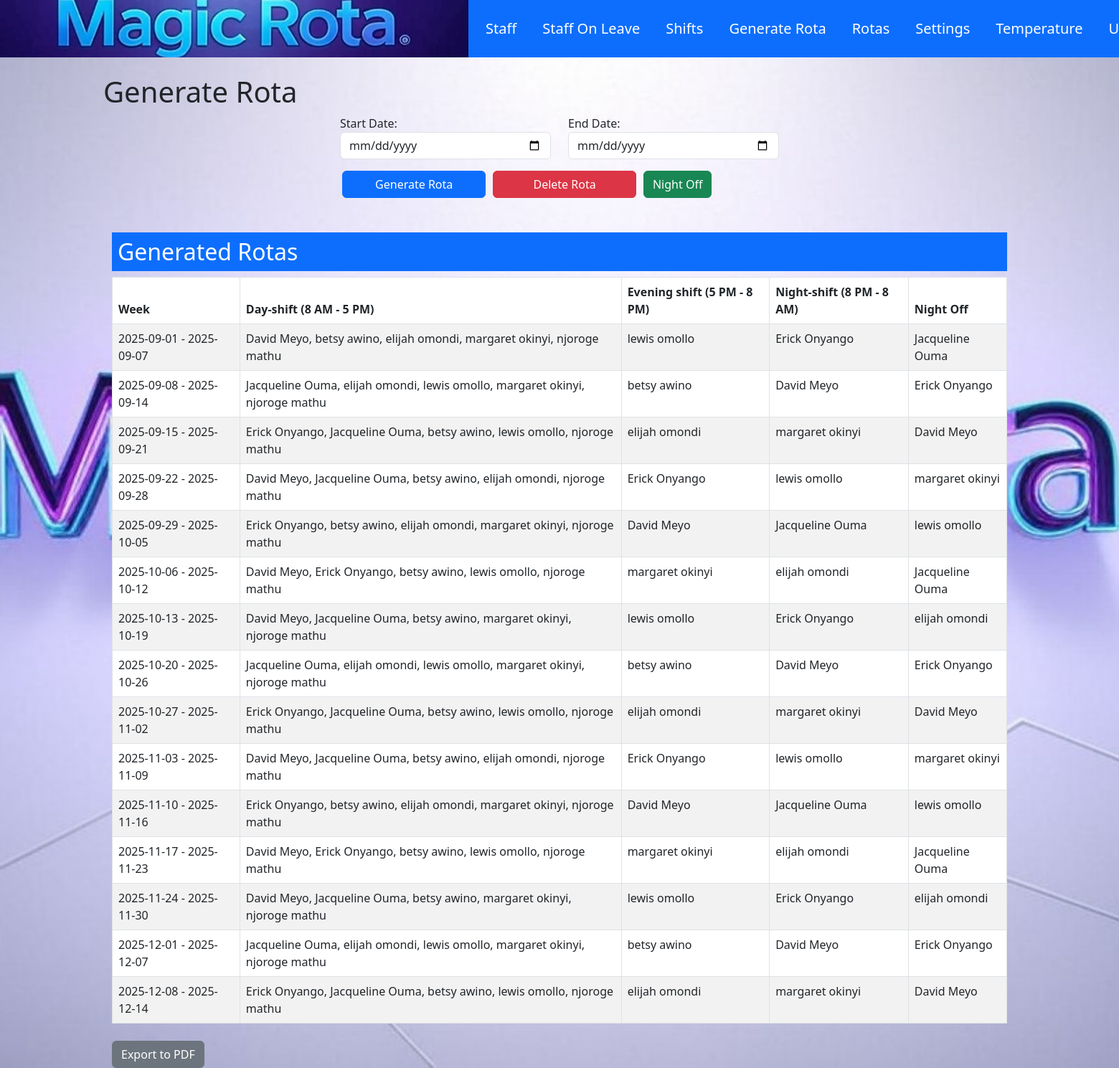
Page /generate_rota (signed in) on the committed database.
### models/models.py (models this page shows)
class Rota(db.Model):
    __tablename__ = 'rotas'
    id = db.Column(db.Integer, primary_key=True, autoincrement=True)
    rota_id = db.Column(db.Integer, nullable=False)
    week_range = db.Column(db.String(50), nullable=False, unique=True)
    shift_8_5 = db.Column(db.String(255), nullable=False)
    shift_5_8 = db.Column(db.String(255), nullable=False)
    shift_8_8 = db.Column(db.String(255), nullable=False)
    night_off = db.Column(db.String(255), nullable=True)
    date = db.Column(db.Date, default=date.today, nullable=False)

### blueprints/rota.py (the view, shortened to what this page needs)
@rota_bp.route('/generate_rota', methods=['GET', 'POST'])
@login_required
def generate_rota():
    last_rota = Rota.query.order_by(Rota.date.desc()).first()
    rotas = Rota.query.filter_by(rota_id=last_rota.rota_id).order_by(Rota.date).all() if last_rota else []
    return render_template('rota.html', rotas=rotas)

### app.py (called while the page is built)
@login_manager.user_loader
def load_user(user_id):
    return db.session.get(User, int(user_id))

@app.before_request
def update_session_timeout():
    if current_user.is_authenticated:
        session.permanent = True  # Extend the session lifetime for each request

### templates/rota.html (shortened to what this page needs)
{% extends 'base.html' %}
{% block content %}
<div class="container">
    <h1>Generate Rota</h1>
    <form action="{{ url_for('rota.generate_rota') }}" method="POST">
        <div class="container" style="width: 50%;">
            <div class="row">
                <div class="col-md-6">
                    <label for="start_date">Start Date:</label>
                    <input type="date" class="form-control" name="start_date" required>
                </div>
                <div class="col-md-6">
                    <label for="end_date">End Date:</label>
                    <input type="date" class="form-control" name="end_date" required>
                </div>
            </div>
        </div>
<div class="container" style="width: 49.5%;">
    <div class="row mt-3">
        <div class="col-md-4">
            <form action="{{ url_for('rota.generate_rota') }}" method="POST">
                <button type="submit" name="action" value="generate" class="btn btn-primary">Generate Rota</button>
            </form>
        </div>
        <div class="col-md-4">
            <form action="{{ url_for('rota.delete_rota') }}" method="POST">
                <button type="submit" class="btn btn-danger">Delete Rota</button>
            </form>
        </div>
    <div class="col-md-4">
            <a href="{{ url_for('rota.select_night_off') }}" class="btn btn-success">Night Off</a>
        </div>
    </div>
</div>
<div class="container mt-5">
    <h2 class="text-white bg-primary p-2">Generated Rotas</h2>
    {% if rotas %}
    <table class="table table-striped table-bordered">
        <thead>
            <tr>
                <th>Week</th>
                <th>Day-shift (8 AM - 5 PM)</th>
                <th>Evening shift (5 PM - 8 PM)</th>
                <th>Night-shift (8 PM - 8 AM)</th>
                <th>Night Off</th>
            </tr>
        </thead>
        <tbody>
            {% for rota in rotas %}
            <tr>
                <td>{{ rota.week_range }}</td>
                <td>{{ rota.shift_8_5 }}</td>
                <td>{{ rota.shift_5_8 }}</td>
                <td>{{ rota.shift_8_8 }}</td>
                <td>{{ rota.night_off }}</td>
            </tr>
            {% endfor %}
        </tbody>
    </table>
    <a href="{{ url_for('pdf.export_pdf') }}" class="btn btn-secondary mt-2">Export to PDF</a>
    {% else %}
    <div class="alert alert-danger" role="alert">
        No rota available yet.
    </div>
    {% endif %}
</div>
{% endblock %}

### static/styles.css (style rules this page uses)
button { align-self: center; width: 200px; }
body { background-image: url('/static/images/magic.jpeg'); background-size: cover; background-repeat: no-repeat; background-attachment: fixed; background-position: center; }

### rows in the picture
Rota: week_range "2025-09-01 - 2025-09-07", shift_8_5 "David Meyo, betsy awino, elijah omondi, margaret okinyi, njoroge mathu", shift_5_8 "lewis omollo", shift_8_8 "Erick Onyango", night_off "Jacqueline Ouma"
Rota: week_range "2025-09-08 - 2025-09-14", shift_8_5 "Jacqueline Ouma, elijah omondi, lewis omollo, margaret okinyi, njoroge mathu", shift_5_8 "betsy awino", shift_8_8 "David Meyo", night_off "Erick Onyango"
Rota: week_range "2025-09-15 - 2025-09-21", shift_8_5 "Erick Onyango, Jacqueline Ouma, betsy awino, lewis omollo, njoroge mathu", shift_5_8 "elijah omondi", shift_8_8 "margaret okinyi", night_off "David Meyo"
Rota: week_range "2025-09-22 - 2025-09-28", shift_8_5 "David Meyo, Jacqueline Ouma, betsy awino, elijah omondi, njoroge mathu", shift_5_8 "Erick Onyango", shift_8_8 "lewis omollo", night_off "margaret okinyi"
Rota: week_range "2025-09-29 - 2025-10-05", shift_8_5 "Erick Onyango, betsy awino, elijah omondi, margaret okinyi, njoroge mathu", shift_5_8 "David Meyo", shift_8_8 "Jacqueline Ouma", night_off "lewis omollo"
Rota: week_range "2025-10-06 - 2025-10-12", shift_8_5 "David Meyo, Erick Onyango, betsy awino, lewis omollo, njoroge mathu", shift_5_8 "margaret okinyi", shift_8_8 "elijah omondi", night_off "Jacqueline Ouma"
Rota: week_range "2025-10-13 - 2025-10-19", shift_8_5 "David Meyo, Jacqueline Ouma, betsy awino, margaret okinyi, njoroge mathu", shift_5_8 "lewis omollo", shift_8_8 "Erick Onyango", night_off "elijah omondi"
Rota: week_range "2025-10-20 - 2025-10-26", shift_8_5 "Jacqueline Ouma, elijah omondi, lewis omollo, margaret okinyi, njoroge mathu", shift_5_8 "betsy awino", shift_8_8 "David Meyo", night_off "Erick Onyango"
Rota: week_range "2025-10-27 - 2025-11-02", shift_8_5 "Erick Onyango, Jacqueline Ouma, betsy awino, lewis omollo, njoroge mathu", shift_5_8 "elijah omondi", shift_8_8 "margaret okinyi", night_off "David Meyo"
Rota: week_range "2025-11-03 - 2025-11-09", shift_8_5 "David Meyo, Jacqueline Ouma, betsy awino, elijah omondi, njoroge mathu", shift_5_8 "Erick Onyango", shift_8_8 "lewis omollo", night_off "margaret okinyi"
Rota: week_range "2025-11-10 - 2025-11-16", shift_8_5 "Erick Onyango, betsy awino, elijah omondi, margaret okinyi, njoroge mathu", shift_5_8 "David Meyo", shift_8_8 "Jacqueline Ouma", night_off "lewis omollo"
Rota: week_range "2025-11-17 - 2025-11-23", shift_8_5 "David Meyo, Erick Onyango, betsy awino, lewis omollo, njoroge mathu", shift_5_8 "margaret okinyi", shift_8_8 "elijah omondi", night_off "Jacqueline Ouma"
Rota: week_range "2025-11-24 - 2025-11-30", shift_8_5 "David Meyo, Jacqueline Ouma, betsy awino, margaret okinyi, njoroge mathu", shift_5_8 "lewis omollo", shift_8_8 "Erick Onyango", night_off "elijah omondi"
Rota: week_range "2025-12-01 - 2025-12-07", shift_8_5 "Jacqueline Ouma, elijah omondi, lewis omollo, margaret okinyi, njoroge mathu", shift_5_8 "betsy awino", shift_8_8 "David Meyo", night_off "Erick Onyango"
Rota: week_range "2025-12-08 - 2025-12-14", shift_8_5 "Erick Onyango, Jacqueline Ouma, betsy awino, lewis omollo, njoroge mathu", shift_5_8 "elijah omondi", shift_8_8 "margaret okinyi", night_off "David Meyo"
